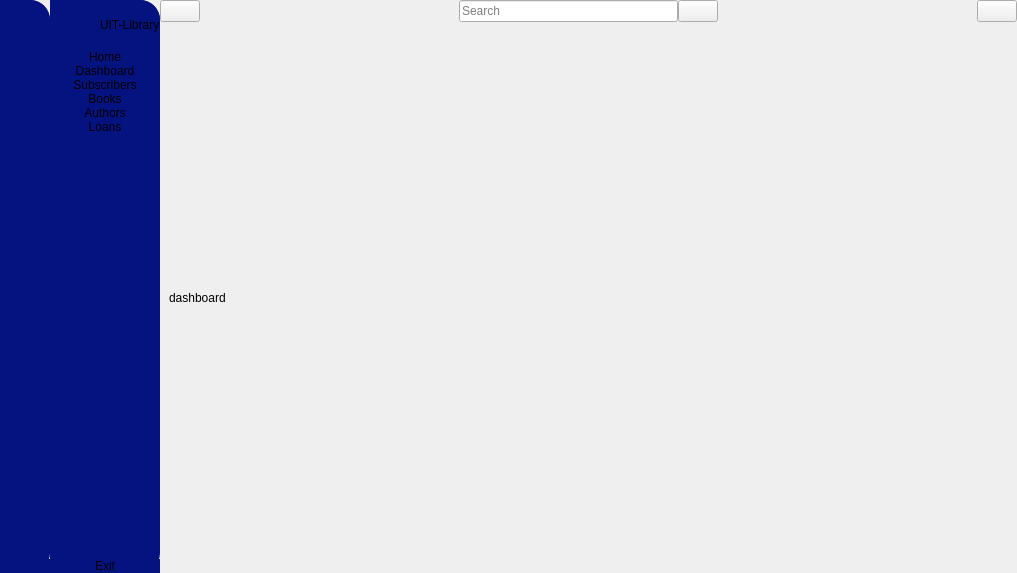
<?xml version="1.0" encoding="UTF-8"?>
<ui version="4.0">
 <class>MainWindow</class>
 <widget class="QMainWindow" name="MainWindow">
  <property name="geometry">
   <rect>
    <x>0</x>
    <y>0</y>
    <width>1017</width>
    <height>573</height>
   </rect>
  </property>
  <property name="windowTitle">
   <string>MainWindow</string>
  </property>
  <widget class="QWidget" name="centralwidget">
   <layout class="QGridLayout" name="gridLayout">
    <property name="leftMargin">
     <number>0</number>
    </property>
    <property name="topMargin">
     <number>0</number>
    </property>
    <property name="rightMargin">
     <number>0</number>
    </property>
    <property name="bottomMargin">
     <number>0</number>
    </property>
    <property name="spacing">
     <number>0</number>
    </property>
    <item row="0" column="0">
     <widget class="QWidget" name="icon_widget" native="true">
      <property name="styleSheet">
       <string notr="true">background-color:rgba(5,19,128);
border-top-right-radius:20px;
border-bottom-right-radius:20px;</string>
      </property>
      <layout class="QVBoxLayout" name="verticalLayout_3">
       <property name="spacing">
        <number>0</number>
       </property>
       <property name="leftMargin">
        <number>0</number>
       </property>
       <property name="topMargin">
        <number>0</number>
       </property>
       <property name="rightMargin">
        <number>0</number>
       </property>
       <property name="bottomMargin">
        <number>0</number>
       </property>
       <item>
        <layout class="QHBoxLayout" name="horizontalLayout_3">
         <item>
          <widget class="QLabel" name="label">
           <property name="minimumSize">
            <size>
             <width>50</width>
             <height>50</height>
            </size>
           </property>
           <property name="maximumSize">
            <size>
             <width>50</width>
             <height>50</height>
            </size>
           </property>
           <property name="text">
            <string/>
           </property>
           <property name="pixmap">
            <pixmap>:/icon/uit-white.png</pixmap>
           </property>
           <property name="scaledContents">
            <bool>true</bool>
           </property>
          </widget>
         </item>
        </layout>
       </item>
       <item>
        <layout class="QVBoxLayout" name="verticalLayout">
         <item>
          <widget class="QPushButton" name="home_btn">
           <property name="text">
            <string/>
           </property>
           <property name="icon">
            <iconset>
             <normaloff>:/icon/home.png</normaloff>
             <normalon>:/icon/home-dark.png</normalon>:/icon/home.png</iconset>
           </property>
           <property name="checkable">
            <bool>true</bool>
           </property>
           <property name="autoExclusive">
            <bool>true</bool>
           </property>
          </widget>
         </item>
         <item>
          <widget class="QPushButton" name="dashboard_btn">
           <property name="text">
            <string/>
           </property>
           <property name="icon">
            <iconset>
             <normaloff>:/icon/dashboard-.png</normaloff>
             <normalon>:/icon/dashboard-dark.png</normalon>:/icon/dashboard-.png</iconset>
           </property>
           <property name="checkable">
            <bool>true</bool>
           </property>
           <property name="autoExclusive">
            <bool>true</bool>
           </property>
          </widget>
         </item>
         <item>
          <widget class="QPushButton" name="sub_btn">
           <property name="text">
            <string/>
           </property>
           <property name="icon">
            <iconset>
             <normaloff>:/icon/sub.png</normaloff>
             <normalon>:/icon/sub-dark.png</normalon>:/icon/sub.png</iconset>
           </property>
           <property name="checkable">
            <bool>true</bool>
           </property>
           <property name="autoExclusive">
            <bool>true</bool>
           </property>
          </widget>
         </item>
         <item>
          <widget class="QPushButton" name="books_btn">
           <property name="text">
            <string/>
           </property>
           <property name="icon">
            <iconset>
             <normaloff>:/icon/books.png</normaloff>
             <normalon>:/icon/books-dark.png</normalon>:/icon/books.png</iconset>
           </property>
           <property name="checkable">
            <bool>true</bool>
           </property>
           <property name="autoExclusive">
            <bool>true</bool>
           </property>
          </widget>
         </item>
         <item>
          <widget class="QPushButton" name="author_btn">
           <property name="text">
            <string/>
           </property>
           <property name="icon">
            <iconset>
             <normaloff>:/icon/loan.png</normaloff>
             <normalon>:/icon/loan-dark.png</normalon>:/icon/loan.png</iconset>
           </property>
           <property name="checkable">
            <bool>true</bool>
           </property>
           <property name="autoExclusive">
            <bool>true</bool>
           </property>
          </widget>
         </item>
         <item>
          <widget class="QPushButton" name="loans_btn">
           <property name="text">
            <string/>
           </property>
           <property name="icon">
            <iconset>
             <normaloff>:/icon/clock.png</normaloff>
             <normalon>:/icon/clock-dark.png</normalon>:/icon/clock.png</iconset>
           </property>
           <property name="checkable">
            <bool>true</bool>
           </property>
           <property name="autoExclusive">
            <bool>true</bool>
           </property>
          </widget>
         </item>
        </layout>
       </item>
       <item>
        <spacer name="verticalSpacer">
         <property name="orientation">
          <enum>Qt::Vertical</enum>
         </property>
         <property name="sizeHint" stdset="0">
          <size>
           <width>20</width>
           <height>265</height>
          </size>
         </property>
        </spacer>
       </item>
       <item>
        <widget class="QPushButton" name="exit_btn">
         <property name="text">
          <string/>
         </property>
         <property name="icon">
          <iconset>
           <normaloff>:/icon/exit.png</normaloff>
           <normalon>:/icon/exit-dark.png</normalon>:/icon/exit.png</iconset>
         </property>
        </widget>
       </item>
      </layout>
     </widget>
    </item>
    <item row="0" column="2">
     <widget class="QWidget" name="widget_3" native="true">
      <layout class="QVBoxLayout" name="verticalLayout_5">
       <property name="spacing">
        <number>0</number>
       </property>
       <property name="leftMargin">
        <number>0</number>
       </property>
       <property name="topMargin">
        <number>0</number>
       </property>
       <property name="rightMargin">
        <number>0</number>
       </property>
       <property name="bottomMargin">
        <number>0</number>
       </property>
       <item>
        <widget class="QWidget" name="widget" native="true">
         <layout class="QHBoxLayout" name="horizontalLayout_4">
          <property name="spacing">
           <number>0</number>
          </property>
          <property name="leftMargin">
           <number>0</number>
          </property>
          <property name="topMargin">
           <number>0</number>
          </property>
          <property name="rightMargin">
           <number>0</number>
          </property>
          <property name="bottomMargin">
           <number>0</number>
          </property>
          <item>
           <widget class="QPushButton" name="menu_btn">
            <property name="text">
             <string/>
            </property>
            <property name="icon">
             <iconset>
              <normaloff>:/icon/menu.png</normaloff>
              <normalon>:/icon/menu-dark.png</normalon>:/icon/menu.png</iconset>
            </property>
            <property name="iconSize">
             <size>
              <width>20</width>
              <height>20</height>
             </size>
            </property>
            <property name="checkable">
             <bool>true</bool>
            </property>
           </widget>
          </item>
          <item>
           <spacer name="horizontalSpacer">
            <property name="orientation">
             <enum>Qt::Horizontal</enum>
            </property>
            <property name="sizeHint" stdset="0">
             <size>
              <width>213</width>
              <height>20</height>
             </size>
            </property>
           </spacer>
          </item>
          <item>
           <layout class="QHBoxLayout" name="horizontalLayout">
            <item>
             <widget class="QLineEdit" name="search_textfield">
              <property name="placeholderText">
               <string>Search</string>
              </property>
             </widget>
            </item>
            <item>
             <widget class="QPushButton" name="search_btn">
              <property name="text">
               <string/>
              </property>
              <property name="icon">
               <iconset>
                <normaloff>:/icon/search.png</normaloff>
                <normalon>:/icon/search-dark.png</normalon>:/icon/search.png</iconset>
              </property>
             </widget>
            </item>
           </layout>
          </item>
          <item>
           <spacer name="horizontalSpacer_2">
            <property name="orientation">
             <enum>Qt::Horizontal</enum>
            </property>
            <property name="sizeHint" stdset="0">
             <size>
              <width>213</width>
              <height>20</height>
             </size>
            </property>
           </spacer>
          </item>
          <item>
           <widget class="QPushButton" name="user_btn">
            <property name="text">
             <string/>
            </property>
            <property name="icon">
             <iconset>
              <normaloff>:/icon/user.png</normaloff>:/icon/user.png</iconset>
            </property>
           </widget>
          </item>
         </layout>
        </widget>
       </item>
       <item>
        <widget class="QStackedWidget" name="stackedWidget">
         <property name="currentIndex">
          <number>1</number>
         </property>
         <widget class="QWidget" name="page">
          <layout class="QGridLayout" name="gridLayout_2">
           <item row="0" column="0">
            <widget class="QLabel" name="label_4">
             <property name="text">
              <string>Home page</string>
             </property>
            </widget>
           </item>
          </layout>
         </widget>
         <widget class="QWidget" name="page_2">
          <layout class="QGridLayout" name="gridLayout_4">
           <item row="0" column="0">
            <widget class="QLabel" name="label_5">
             <property name="text">
              <string>dashboard</string>
             </property>
            </widget>
           </item>
          </layout>
         </widget>
         <widget class="QWidget" name="page_3">
          <layout class="QGridLayout" name="gridLayout_3">
           <item row="0" column="0">
            <widget class="QLabel" name="label_6">
             <property name="text">
              <string>sub</string>
             </property>
            </widget>
           </item>
          </layout>
         </widget>
        </widget>
       </item>
      </layout>
     </widget>
    </item>
    <item row="0" column="1">
     <widget class="QWidget" name="full_menu_widget_2" native="true">
      <property name="styleSheet">
       <string notr="true">background-color:rgba(5,19,128);
border-top-right-radius:20px;
border-bottom-right-radius:20px;</string>
      </property>
      <layout class="QVBoxLayout" name="verticalLayout_4">
       <property name="spacing">
        <number>0</number>
       </property>
       <property name="leftMargin">
        <number>0</number>
       </property>
       <property name="topMargin">
        <number>0</number>
       </property>
       <property name="rightMargin">
        <number>0</number>
       </property>
       <property name="bottomMargin">
        <number>0</number>
       </property>
       <item>
        <layout class="QHBoxLayout" name="horizontalLayout_2">
         <property name="spacing">
          <number>0</number>
         </property>
         <item>
          <widget class="QLabel" name="label_2">
           <property name="minimumSize">
            <size>
             <width>50</width>
             <height>50</height>
            </size>
           </property>
           <property name="maximumSize">
            <size>
             <width>40</width>
             <height>40</height>
            </size>
           </property>
           <property name="text">
            <string/>
           </property>
           <property name="pixmap">
            <pixmap>:/icon/uit-white.png</pixmap>
           </property>
           <property name="scaledContents">
            <bool>true</bool>
           </property>
          </widget>
         </item>
         <item>
          <widget class="QLabel" name="label_3">
           <property name="font">
            <font>
             <pointsize>9</pointsize>
             <weight>50</weight>
             <bold>false</bold>
            </font>
           </property>
           <property name="text">
            <string>UIT-Library</string>
           </property>
          </widget>
         </item>
        </layout>
       </item>
       <item>
        <layout class="QVBoxLayout" name="verticalLayout_2">
         <item>
          <widget class="QPushButton" name="home_btn_2">
           <property name="text">
            <string>Home</string>
           </property>
           <property name="icon">
            <iconset>
             <normaloff>:/icon/home.png</normaloff>:/icon/home.png</iconset>
           </property>
           <property name="iconSize">
            <size>
             <width>20</width>
             <height>20</height>
            </size>
           </property>
           <property name="checkable">
            <bool>true</bool>
           </property>
           <property name="autoExclusive">
            <bool>true</bool>
           </property>
          </widget>
         </item>
         <item>
          <widget class="QPushButton" name="dashboard_btn_2">
           <property name="text">
            <string>Dashboard</string>
           </property>
           <property name="icon">
            <iconset>
             <normaloff>:/icon/dashboard-.png</normaloff>:/icon/dashboard-.png</iconset>
           </property>
           <property name="iconSize">
            <size>
             <width>20</width>
             <height>20</height>
            </size>
           </property>
           <property name="checkable">
            <bool>true</bool>
           </property>
           <property name="autoExclusive">
            <bool>true</bool>
           </property>
          </widget>
         </item>
         <item>
          <widget class="QPushButton" name="sub_btn_2">
           <property name="text">
            <string>Subscribers</string>
           </property>
           <property name="icon">
            <iconset>
             <normaloff>:/icon/sub.png</normaloff>:/icon/sub.png</iconset>
           </property>
           <property name="iconSize">
            <size>
             <width>20</width>
             <height>20</height>
            </size>
           </property>
           <property name="checkable">
            <bool>true</bool>
           </property>
           <property name="autoExclusive">
            <bool>true</bool>
           </property>
          </widget>
         </item>
         <item>
          <widget class="QPushButton" name="books_btn_2">
           <property name="text">
            <string>Books</string>
           </property>
           <property name="icon">
            <iconset>
             <normaloff>:/icon/books.png</normaloff>:/icon/books.png</iconset>
           </property>
           <property name="iconSize">
            <size>
             <width>20</width>
             <height>20</height>
            </size>
           </property>
           <property name="checkable">
            <bool>true</bool>
           </property>
           <property name="autoExclusive">
            <bool>true</bool>
           </property>
          </widget>
         </item>
         <item>
          <widget class="QPushButton" name="author_btn_2">
           <property name="text">
            <string>Authors</string>
           </property>
           <property name="icon">
            <iconset>
             <normaloff>:/icon/loan.png</normaloff>:/icon/loan.png</iconset>
           </property>
           <property name="iconSize">
            <size>
             <width>20</width>
             <height>20</height>
            </size>
           </property>
           <property name="checkable">
            <bool>true</bool>
           </property>
           <property name="autoExclusive">
            <bool>true</bool>
           </property>
          </widget>
         </item>
         <item>
          <widget class="QPushButton" name="loans_btn_2">
           <property name="text">
            <string>Loans</string>
           </property>
           <property name="icon">
            <iconset>
             <normaloff>:/icon/clock.png</normaloff>:/icon/clock.png</iconset>
           </property>
           <property name="iconSize">
            <size>
             <width>20</width>
             <height>20</height>
            </size>
           </property>
           <property name="checkable">
            <bool>true</bool>
           </property>
           <property name="autoExclusive">
            <bool>true</bool>
           </property>
          </widget>
         </item>
        </layout>
       </item>
       <item>
        <spacer name="verticalSpacer_2">
         <property name="orientation">
          <enum>Qt::Vertical</enum>
         </property>
         <property name="sizeHint" stdset="0">
          <size>
           <width>20</width>
           <height>269</height>
          </size>
         </property>
        </spacer>
       </item>
       <item>
        <widget class="QPushButton" name="exit_btn_2">
         <property name="text">
          <string>Exit</string>
         </property>
         <property name="icon">
          <iconset>
           <normaloff>:/icon/exit.png</normaloff>:/icon/exit.png</iconset>
         </property>
         <property name="iconSize">
          <size>
           <width>14</width>
           <height>14</height>
          </size>
         </property>
        </widget>
       </item>
      </layout>
     </widget>
    </item>
   </layout>
  </widget>
 </widget>
 <resources>
  <include location="ressource.qrc"/>
 </resources>
 <connections>
  <connection>
   <sender>menu_btn</sender>
   <signal>toggled(bool)</signal>
   <receiver>icon_widget</receiver>
   <slot>setVisible(bool)</slot>
   <hints>
    <hint type="sourcelabel">
     <x>188</x>
     <y>14</y>
    </hint>
    <hint type="destinationlabel">
     <x>20</x>
     <y>496</y>
    </hint>
   </hints>
  </connection>
  <connection>
   <sender>menu_btn</sender>
   <signal>toggled(bool)</signal>
   <receiver>full_menu_widget_2</receiver>
   <slot>setHidden(bool)</slot>
   <hints>
    <hint type="sourcelabel">
     <x>201</x>
     <y>19</y>
    </hint>
    <hint type="destinationlabel">
     <x>132</x>
     <y>324</y>
    </hint>
   </hints>
  </connection>
  <connection>
   <sender>home_btn</sender>
   <signal>toggled(bool)</signal>
   <receiver>home_btn_2</receiver>
   <slot>setChecked(bool)</slot>
   <hints>
    <hint type="sourcelabel">
     <x>26</x>
     <y>63</y>
    </hint>
    <hint type="destinationlabel">
     <x>86</x>
     <y>61</y>
    </hint>
   </hints>
  </connection>
  <connection>
   <sender>dashboard_btn</sender>
   <signal>toggled(bool)</signal>
   <receiver>dashboard_btn_2</receiver>
   <slot>setChecked(bool)</slot>
   <hints>
    <hint type="sourcelabel">
     <x>30</x>
     <y>98</y>
    </hint>
    <hint type="destinationlabel">
     <x>90</x>
     <y>87</y>
    </hint>
   </hints>
  </connection>
  <connection>
   <sender>sub_btn</sender>
   <signal>toggled(bool)</signal>
   <receiver>sub_btn_2</receiver>
   <slot>setChecked(bool)</slot>
   <hints>
    <hint type="sourcelabel">
     <x>28</x>
     <y>111</y>
    </hint>
    <hint type="destinationlabel">
     <x>97</x>
     <y>126</y>
    </hint>
   </hints>
  </connection>
  <connection>
   <sender>books_btn</sender>
   <signal>toggled(bool)</signal>
   <receiver>books_btn_2</receiver>
   <slot>setChecked(bool)</slot>
   <hints>
    <hint type="sourcelabel">
     <x>25</x>
     <y>145</y>
    </hint>
    <hint type="destinationlabel">
     <x>89</x>
     <y>149</y>
    </hint>
   </hints>
  </connection>
  <connection>
   <sender>author_btn</sender>
   <signal>toggled(bool)</signal>
   <receiver>author_btn_2</receiver>
   <slot>setChecked(bool)</slot>
   <hints>
    <hint type="sourcelabel">
     <x>14</x>
     <y>173</y>
    </hint>
    <hint type="destinationlabel">
     <x>118</x>
     <y>174</y>
    </hint>
   </hints>
  </connection>
  <connection>
   <sender>loans_btn</sender>
   <signal>toggled(bool)</signal>
   <receiver>loans_btn_2</receiver>
   <slot>setChecked(bool)</slot>
   <hints>
    <hint type="sourcelabel">
     <x>26</x>
     <y>203</y>
    </hint>
    <hint type="destinationlabel">
     <x>96</x>
     <y>203</y>
    </hint>
   </hints>
  </connection>
  <connection>
   <sender>home_btn_2</sender>
   <signal>toggled(bool)</signal>
   <receiver>home_btn</receiver>
   <slot>setChecked(bool)</slot>
   <hints>
    <hint type="sourcelabel">
     <x>97</x>
     <y>56</y>
    </hint>
    <hint type="destinationlabel">
     <x>27</x>
     <y>72</y>
    </hint>
   </hints>
  </connection>
  <connection>
   <sender>dashboard_btn_2</sender>
   <signal>toggled(bool)</signal>
   <receiver>dashboard_btn</receiver>
   <slot>setChecked(bool)</slot>
   <hints>
    <hint type="sourcelabel">
     <x>122</x>
     <y>98</y>
    </hint>
    <hint type="destinationlabel">
     <x>29</x>
     <y>99</y>
    </hint>
   </hints>
  </connection>
  <connection>
   <sender>sub_btn_2</sender>
   <signal>toggled(bool)</signal>
   <receiver>sub_btn</receiver>
   <slot>setChecked(bool)</slot>
   <hints>
    <hint type="sourcelabel">
     <x>120</x>
     <y>126</y>
    </hint>
    <hint type="destinationlabel">
     <x>16</x>
     <y>126</y>
    </hint>
   </hints>
  </connection>
  <connection>
   <sender>books_btn_2</sender>
   <signal>toggled(bool)</signal>
   <receiver>books_btn</receiver>
   <slot>setChecked(bool)</slot>
   <hints>
    <hint type="sourcelabel">
     <x>96</x>
     <y>150</y>
    </hint>
    <hint type="destinationlabel">
     <x>22</x>
     <y>153</y>
    </hint>
   </hints>
  </connection>
  <connection>
   <sender>author_btn_2</sender>
   <signal>toggled(bool)</signal>
   <receiver>author_btn</receiver>
   <slot>setChecked(bool)</slot>
   <hints>
    <hint type="sourcelabel">
     <x>109</x>
     <y>178</y>
    </hint>
    <hint type="destinationlabel">
     <x>28</x>
     <y>179</y>
    </hint>
   </hints>
  </connection>
  <connection>
   <sender>loans_btn_2</sender>
   <signal>toggled(bool)</signal>
   <receiver>loans_btn</receiver>
   <slot>setChecked(bool)</slot>
   <hints>
    <hint type="sourcelabel">
     <x>117</x>
     <y>201</y>
    </hint>
    <hint type="destinationlabel">
     <x>29</x>
     <y>207</y>
    </hint>
   </hints>
  </connection>
  <connection>
   <sender>exit_btn_2</sender>
   <signal>clicked()</signal>
   <receiver>MainWindow</receiver>
   <slot>close()</slot>
   <hints>
    <hint type="sourcelabel">
     <x>107</x>
     <y>567</y>
    </hint>
    <hint type="destinationlabel">
     <x>141</x>
     <y>497</y>
    </hint>
   </hints>
  </connection>
  <connection>
   <sender>exit_btn</sender>
   <signal>clicked()</signal>
   <receiver>MainWindow</receiver>
   <slot>close()</slot>
   <hints>
    <hint type="sourcelabel">
     <x>24</x>
     <y>563</y>
    </hint>
    <hint type="destinationlabel">
     <x>24</x>
     <y>497</y>
    </hint>
   </hints>
  </connection>
 </connections>
</ui>
